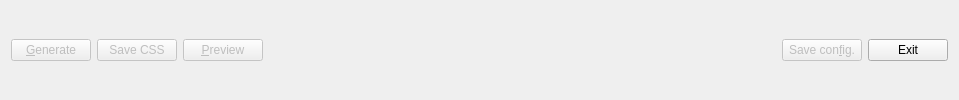
     <widget class="QWidget" name="widget_10" native="true">
      <property name="sizePolicy">
       <sizepolicy hsizetype="Preferred" vsizetype="Fixed">
        <horstretch>0</horstretch>
        <verstretch>0</verstretch>
       </sizepolicy>
      </property>
      <property name="minimumSize">
       <size>
        <width>0</width>
        <height>0</height>
       </size>
      </property>
      <layout class="QHBoxLayout" name="horizontalLayout_1">
       <item>
        <widget class="QPushButton" name="btnGenerate">
         <property name="enabled">
          <bool>false</bool>
         </property>
         <property name="text">
          <string>&amp;Generate</string>
         </property>
         <property name="shortcut">
          <string>F9</string>
         </property>
        </widget>
       </item>
       <item>
        <widget class="QPushButton" name="btnSaveStyleSheet">
         <property name="enabled">
          <bool>false</bool>
         </property>
         <property name="text">
          <string>Save CSS</string>
         </property>
        </widget>
       </item>
       <item>
        <widget class="QPushButton" name="btnPreview">
         <property name="enabled">
          <bool>false</bool>
         </property>
         <property name="text">
          <string>&amp;Preview</string>
         </property>
         <property name="shortcut">
          <string>F12</string>
         </property>
        </widget>
       </item>
       <item>
        <spacer name="horizontalSpacer_4">
         <property name="orientation">
          <enum>Qt::Horizontal</enum>
         </property>
         <property name="sizeHint" stdset="0">
          <size>
           <width>513</width>
           <height>20</height>
          </size>
         </property>
        </spacer>
       </item>
       <item>
        <widget class="QPushButton" name="btnSaveConfig">
         <property name="enabled">
          <bool>false</bool>
         </property>
         <property name="text">
          <string>Save con&amp;fig.</string>
         </property>
         <property name="shortcut">
          <string>Ctrl+S</string>
         </property>
        </widget>
       </item>
       <item>
        <widget class="QPushButton" name="btnExit">
         <property name="text">
          <string>Exit</string>
         </property>
         <property name="shortcut">
          <string>Alt+X</string>
         </property>
        </widget>
       </item>
      </layout>
     </widget>
